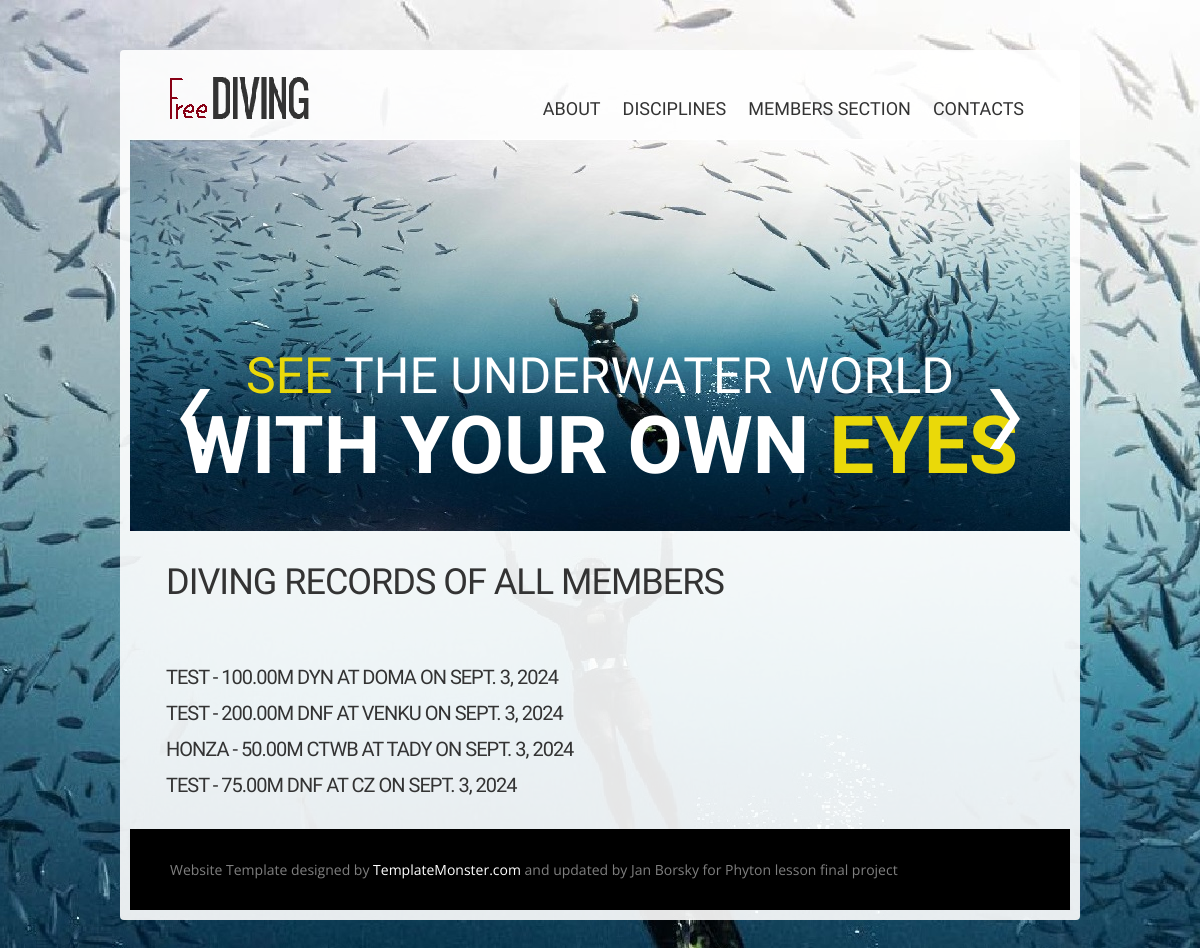
Page /pbs on the committed database.
### users/models.py (models this page shows, shortened)
class DivingRecord(models.Model):
    DYN = 'DYN'
    DNF = 'DNF'
    DYNB = 'DYNB'
    FIM = 'FIM'
    CTW = 'CTW'
    CTWB = 'CTWB'
    CNF = 'CNF'
    STA = 'STA'
    DISCIPLINE_CHOICES = [
        (DYN, 'Dynamic with Fins (DYN)'),
        (DNF, 'Dynamic No Fins (DNF)'),
        (DYNB, 'Dynamic with Bi-Fins (DYNB)'),
        (FIM, 'Free Immersion (FIM)'),
        (CTW, 'Constant Weight (CTW)'),
        (CTWB, 'Constant Weight Bi-Fins (CTWB)'),
        (CNF, 'Constant Weight No Fins (CNF)'),
        (STA, 'Static apnea (STA)'),
    ]
    user = models.ForeignKey(User, on_delete=models.CASCADE)
    discipline = models.CharField(
        max_length=4,
        choices=DISCIPLINE_CHOICES,
        default=DYN,
    )  # Disciplína potápění
    depth = models.DecimalField(max_digits=5, decimal_places=2)  # Maximální hloubka v metrech
    duration = models.DurationField()  # Délka potápění
    location = models.CharField(max_length=255)  # Místo potápění
    date = models.DateField()  # Datum potápění

### users/views.py (the view)
# urls.py: path('pbs', views.pb_list, name='pbs'),
def pb_list(request):
    DivingRecords = DivingRecord.objects.all()  # Získá všechny produkty z databáze
    return render(request, 'pb.html', {'pbs': DivingRecords})

### users/templates/pb.html (shortened to what this page needs)
{% extends "master.html" %}
{% block content %}
          {% load static %}
<section id="content">
      <div class="container_12">
        <article class="a2">
          <div class="wrapper">
            <div class="col-9">
                  <h1>Diving Records of all members</h1>
                    <BR><BR>
                    <ul>
                    {% for DivingRecords in pbs %}
                        <li>
                            <h4>{{ DivingRecords.user.username }}   -   {{ DivingRecords.depth }}m {{DivingRecords.discipline}} at {{DivingRecords.location}} on {{DivingRecords.date}}</h4>
                        </li>
                    {% endfor %}
                </ul>
            </div>
          </div>
        </article>
      </div>
    </section>
  {% endblock %}

### static/css/style.css (style rules this page uses)
body { background:url(../images/body-bg.png) no-repeat 50% 0 #000; font-family: 'Open Sans', sans-serif; font-size:14px; line-height:25px; color:#333; position:left; min-width:960px; }
html, body { height:100%; }
html { min-width:960px; }
.wrapper { overflow:hidden; position:relative; }
h1, h2, h3, h4, h5, h6 { color:#333; padding:0 0 12px 0; font-weight:normal; font-family: 'Oswald', sans-serif; letter-spacing:-1px; text-transform:uppercase; }
h1 { font-size:36px; line-height:42px; }
h4 { font-size:20px; line-height:24px; }
.a2 { margin:0 46px; }
section#content { position:relative; z-index:1; padding:30px 0 0 0; }
.col-9 { float:left; width:580px; margin:0 20px 20px 0; }

### static/css/grid.css (style rules this page uses)
.container_12 { margin-left:auto; margin-right:auto; width:960px; position:relative; }

### rows in the picture
DivingRecord: user.username "TEST", depth "100.00", discipline "DYN", location "DOMA", date "SEPT. 3, 2024"
DivingRecord: user.username "TEST", depth "200.00", discipline "DNF", location "VENKU", date "SEPT. 3, 2024"
DivingRecord: user.username "HONZA", depth "50.00", discipline "CTWB", location "TADY", date "SEPT. 3, 2024"
DivingRecord: user.username "TEST", depth "75.00", discipline "DNF", location "CZ", date "SEPT. 3, 2024"
